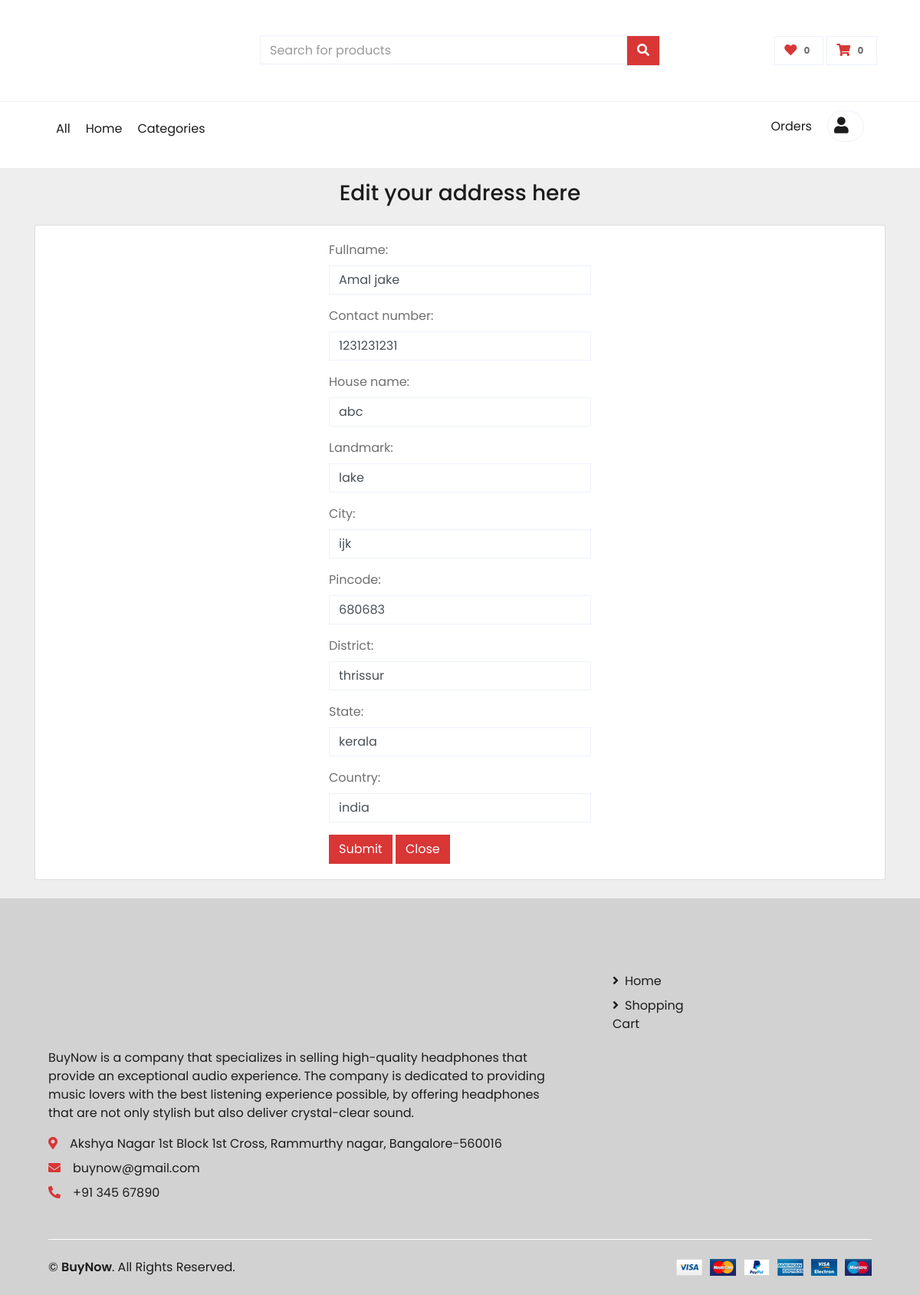
/user_profile/edit_address/1, run on the app's committed database.
### user_profile/models.py (models this page shows, shortened)
class User_Address(models.Model):
    fullname = models.CharField(max_length=100,null=True)
    contact_number = models.CharField(max_length=12,null=True)
    user = models.ForeignKey(CustomUser,on_delete=models.CASCADE)
    house_name = models.CharField(max_length=100)
    landmark = models.CharField(max_length=100)
    city = models.CharField(max_length=100)
    district = models.CharField(max_length=100)
    state = models.CharField(max_length=100)
    country = models.CharField(max_length=100)
    pincode = models.CharField(max_length=10)

### user_profile/views.py (the view)
# urls.py: path('edit_address/<int:address_id>',views.edit_address  ,name='edit_address'),
def edit_address(request, address_id):
    address =User_Address.objects.get(id=address_id)
    if request.method == 'POST':
        form = AddressForm(request.POST, instance=address)
        if form.is_valid():
            form.save()
            return redirect(user_profile)
    else:
        form = AddressForm(instance=address)
    return render(request, 'user_profile/edit_address.html', {'form': form})

### cart/cart.py (called while the page is built)
    def __len__(self):
        val = 0
        for x in self.cart.values():
            val += 1
        return val

### cart/context_processors.py (called while the page is built)
def cart(request):
    if request.user.is_authenticated:
        cart_db,_ = Cart_db.objects.get_or_create(user = request.user, status = True)
        cart_items = CartItem.objects.filter(cart=cart_db)
        cart_qty = 0
        if cart_items:
            for items in cart_items:
                cart_qty+=1
    else:
        cart = Cart(request)
        cart_qty = cart.__len__()
    return {'cart':Cart(request),'cart_qty':cart_qty}

### wishlist/context_processors.py (called while the page is built)
def wishlist(request):
    usr = request.user.id
    val = 0
    try:
        for i in Wishlist.objects.filter(user = usr):
            val +=1
    except:
        try:
            Wishlist.objects.get(user = usr)
            val = 1
        except:
            val = 0
    return {'wishlist':val}

### templates/user_profile/edit_address.html (shortened to what this page needs)
{% extends 'user_home/base.html' %}
{% block body %}
<section style="background-color: #eee;">
  <h3 class="text-center py-3" > Edit your address here </h3>
    <div class="container ">
      <div class="row">
        <div class="col-lg-12">
          <div class="card mb-4">
            <div class="card-body">
              <div class="row justify-content-center">
                <form action="" method="POST">
               {{form.as_p}}
               <button type="submit" class="btn btn-primary">Submit</button>
               <a href="{% url 'user_profile'  %}" class="btn btn-primary">
                Close
              </a>
              </form>
              </div>
            </div>
          </div>
        </div>
      </div>
    </div>
  </section>
{% endblock body %}

### data on the page
User_Address: fullname "Amal jake", contact_number "1231231231", house_name "abc", landmark "lake", city "ijk", pincode "680683", district "thrissur", state "kerala", country "india"

### other printed values
{{ wishlist }} "0"
